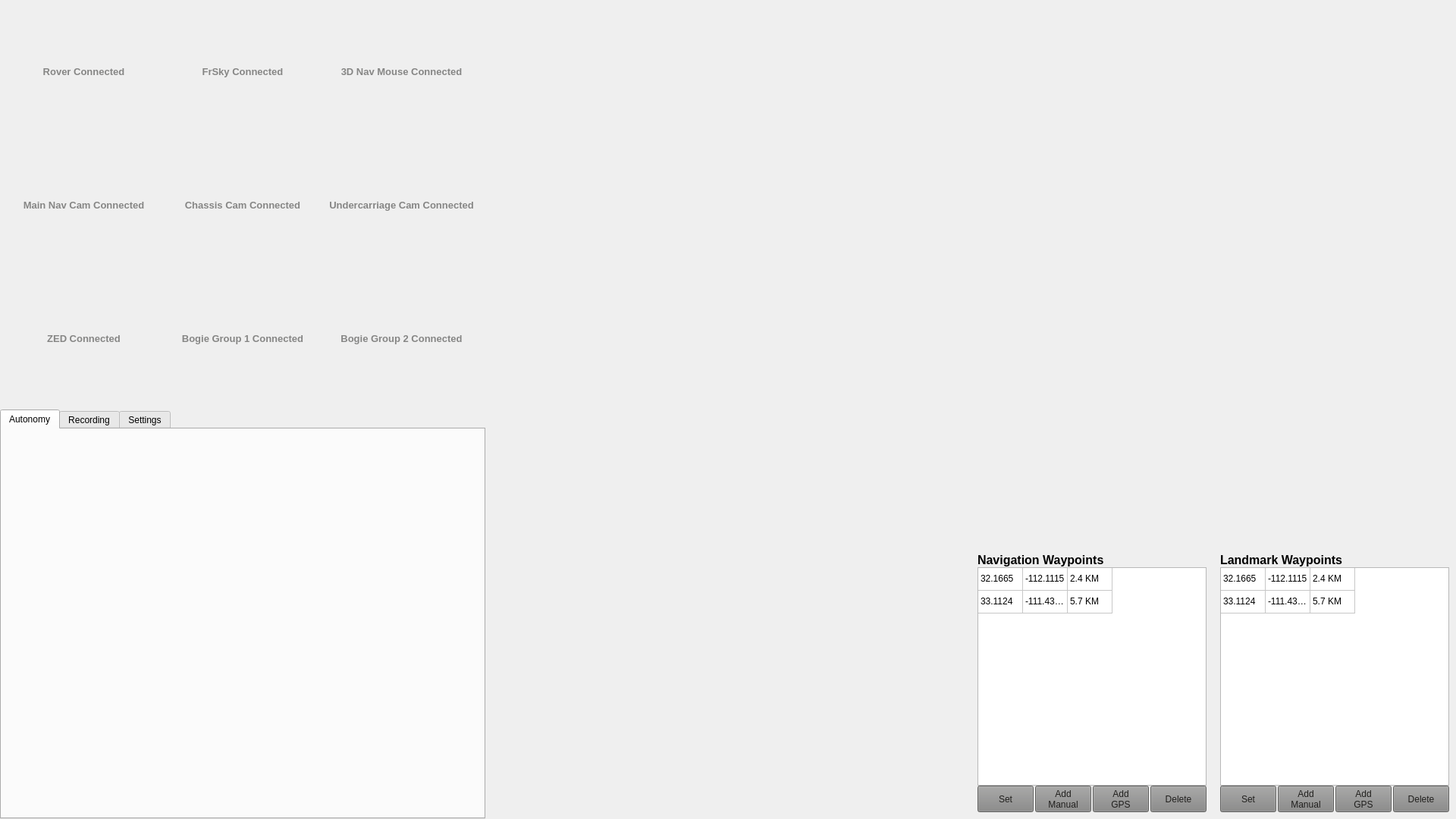
<?xml version="1.0" encoding="UTF-8"?>
<ui version="4.0">
 <class>MainWindow</class>
 <widget class="QMainWindow" name="MainWindow">
  <property name="geometry">
   <rect>
    <x>0</x>
    <y>0</y>
    <width>1920</width>
    <height>1080</height>
   </rect>
  </property>
  <property name="sizePolicy">
   <sizepolicy hsizetype="Fixed" vsizetype="Fixed">
    <horstretch>0</horstretch>
    <verstretch>0</verstretch>
   </sizepolicy>
  </property>
  <property name="minimumSize">
   <size>
    <width>1920</width>
    <height>1080</height>
   </size>
  </property>
  <property name="maximumSize">
   <size>
    <width>1920</width>
    <height>1080</height>
   </size>
  </property>
  <property name="windowTitle">
   <string>MainWindow</string>
  </property>
  <property name="windowOpacity">
   <double>1.000000000000000</double>
  </property>
  <widget class="QWidget" name="centralwidget">
   <layout class="QHBoxLayout" name="horizontalLayout">
    <property name="spacing">
     <number>0</number>
    </property>
    <property name="margin">
     <number>0</number>
    </property>
    <item>
     <layout class="QVBoxLayout" name="verticalLayout">
      <property name="spacing">
       <number>0</number>
      </property>
      <item>
       <widget class="QWidget" name="widget_4" native="true">
        <property name="sizePolicy">
         <sizepolicy hsizetype="Fixed" vsizetype="Fixed">
          <horstretch>0</horstretch>
          <verstretch>0</verstretch>
         </sizepolicy>
        </property>
        <property name="minimumSize">
         <size>
          <width>640</width>
          <height>540</height>
         </size>
        </property>
        <property name="maximumSize">
         <size>
          <width>640</width>
          <height>540</height>
         </size>
        </property>
        <layout class="QGridLayout" name="gridLayout_4">
         <item row="1" column="0">
          <widget class="QLabel" name="label_8">
           <property name="sizePolicy">
            <sizepolicy hsizetype="Preferred" vsizetype="Preferred">
             <horstretch>0</horstretch>
             <verstretch>0</verstretch>
            </sizepolicy>
           </property>
           <property name="minimumSize">
            <size>
             <width>0</width>
             <height>0</height>
            </size>
           </property>
           <property name="maximumSize">
            <size>
             <width>9999999</width>
             <height>9999999</height>
            </size>
           </property>
           <property name="font">
            <font>
             <pointsize>10</pointsize>
             <weight>75</weight>
             <bold>true</bold>
            </font>
           </property>
           <property name="autoFillBackground">
            <bool>false</bool>
           </property>
           <property name="styleSheet">
            <string notr="true">QLabel{
	color: #868685;
}</string>
           </property>
           <property name="text">
            <string>Main Nav Cam Connected</string>
           </property>
           <property name="alignment">
            <set>Qt::AlignCenter</set>
           </property>
          </widget>
         </item>
         <item row="2" column="0">
          <widget class="QLabel" name="label_7">
           <property name="sizePolicy">
            <sizepolicy hsizetype="Preferred" vsizetype="Preferred">
             <horstretch>0</horstretch>
             <verstretch>0</verstretch>
            </sizepolicy>
           </property>
           <property name="minimumSize">
            <size>
             <width>0</width>
             <height>0</height>
            </size>
           </property>
           <property name="maximumSize">
            <size>
             <width>9999999</width>
             <height>9999999</height>
            </size>
           </property>
           <property name="font">
            <font>
             <pointsize>10</pointsize>
             <weight>75</weight>
             <bold>true</bold>
            </font>
           </property>
           <property name="styleSheet">
            <string notr="true">QLabel{
	color: #868685;
}</string>
           </property>
           <property name="frameShape">
            <enum>QFrame::NoFrame</enum>
           </property>
           <property name="text">
            <string>ZED Connected</string>
           </property>
           <property name="alignment">
            <set>Qt::AlignCenter</set>
           </property>
          </widget>
         </item>
         <item row="0" column="0">
          <widget class="QLabel" name="label">
           <property name="sizePolicy">
            <sizepolicy hsizetype="Preferred" vsizetype="Preferred">
             <horstretch>0</horstretch>
             <verstretch>0</verstretch>
            </sizepolicy>
           </property>
           <property name="minimumSize">
            <size>
             <width>0</width>
             <height>0</height>
            </size>
           </property>
           <property name="maximumSize">
            <size>
             <width>9999999</width>
             <height>9999999</height>
            </size>
           </property>
           <property name="font">
            <font>
             <pointsize>10</pointsize>
             <weight>75</weight>
             <bold>true</bold>
            </font>
           </property>
           <property name="styleSheet">
            <string notr="true">QLabel{
	color: #868685;
}</string>
           </property>
           <property name="frameShape">
            <enum>QFrame::NoFrame</enum>
           </property>
           <property name="text">
            <string>Rover Connected</string>
           </property>
           <property name="alignment">
            <set>Qt::AlignCenter</set>
           </property>
          </widget>
         </item>
         <item row="0" column="1">
          <widget class="QLabel" name="label_4">
           <property name="sizePolicy">
            <sizepolicy hsizetype="Preferred" vsizetype="Preferred">
             <horstretch>0</horstretch>
             <verstretch>0</verstretch>
            </sizepolicy>
           </property>
           <property name="minimumSize">
            <size>
             <width>0</width>
             <height>0</height>
            </size>
           </property>
           <property name="maximumSize">
            <size>
             <width>9999999</width>
             <height>9999999</height>
            </size>
           </property>
           <property name="sizeIncrement">
            <size>
             <width>0</width>
             <height>0</height>
            </size>
           </property>
           <property name="font">
            <font>
             <pointsize>10</pointsize>
             <weight>75</weight>
             <bold>true</bold>
            </font>
           </property>
           <property name="styleSheet">
            <string notr="true">QLabel{
	color: #868685;
}</string>
           </property>
           <property name="text">
            <string>FrSky Connected</string>
           </property>
           <property name="alignment">
            <set>Qt::AlignCenter</set>
           </property>
          </widget>
         </item>
         <item row="1" column="1">
          <widget class="QLabel" name="label_9">
           <property name="sizePolicy">
            <sizepolicy hsizetype="Preferred" vsizetype="Preferred">
             <horstretch>0</horstretch>
             <verstretch>0</verstretch>
            </sizepolicy>
           </property>
           <property name="minimumSize">
            <size>
             <width>0</width>
             <height>0</height>
            </size>
           </property>
           <property name="maximumSize">
            <size>
             <width>9999999</width>
             <height>9999999</height>
            </size>
           </property>
           <property name="font">
            <font>
             <pointsize>10</pointsize>
             <weight>75</weight>
             <bold>true</bold>
            </font>
           </property>
           <property name="styleSheet">
            <string notr="true">QLabel{
	color: #868685;
}</string>
           </property>
           <property name="frameShape">
            <enum>QFrame::NoFrame</enum>
           </property>
           <property name="text">
            <string>Chassis Cam Connected</string>
           </property>
           <property name="alignment">
            <set>Qt::AlignCenter</set>
           </property>
          </widget>
         </item>
         <item row="1" column="2">
          <widget class="QLabel" name="label_10">
           <property name="sizePolicy">
            <sizepolicy hsizetype="Preferred" vsizetype="Preferred">
             <horstretch>0</horstretch>
             <verstretch>0</verstretch>
            </sizepolicy>
           </property>
           <property name="minimumSize">
            <size>
             <width>0</width>
             <height>0</height>
            </size>
           </property>
           <property name="maximumSize">
            <size>
             <width>9999999</width>
             <height>9999999</height>
            </size>
           </property>
           <property name="font">
            <font>
             <pointsize>10</pointsize>
             <weight>75</weight>
             <bold>true</bold>
            </font>
           </property>
           <property name="autoFillBackground">
            <bool>false</bool>
           </property>
           <property name="styleSheet">
            <string notr="true">QLabel{
	color: #868685;
}</string>
           </property>
           <property name="text">
            <string>Undercarriage Cam Connected</string>
           </property>
           <property name="alignment">
            <set>Qt::AlignCenter</set>
           </property>
          </widget>
         </item>
         <item row="0" column="2">
          <widget class="QLabel" name="label_5">
           <property name="sizePolicy">
            <sizepolicy hsizetype="Preferred" vsizetype="Preferred">
             <horstretch>0</horstretch>
             <verstretch>0</verstretch>
            </sizepolicy>
           </property>
           <property name="minimumSize">
            <size>
             <width>0</width>
             <height>0</height>
            </size>
           </property>
           <property name="maximumSize">
            <size>
             <width>9999999</width>
             <height>9999999</height>
            </size>
           </property>
           <property name="font">
            <font>
             <pointsize>10</pointsize>
             <weight>75</weight>
             <bold>true</bold>
            </font>
           </property>
           <property name="autoFillBackground">
            <bool>false</bool>
           </property>
           <property name="styleSheet">
            <string notr="true">QLabel{
	color: #868685;
}</string>
           </property>
           <property name="text">
            <string>3D Nav Mouse Connected</string>
           </property>
           <property name="alignment">
            <set>Qt::AlignCenter</set>
           </property>
          </widget>
         </item>
         <item row="2" column="1">
          <widget class="QLabel" name="label_11">
           <property name="sizePolicy">
            <sizepolicy hsizetype="Preferred" vsizetype="Preferred">
             <horstretch>0</horstretch>
             <verstretch>0</verstretch>
            </sizepolicy>
           </property>
           <property name="minimumSize">
            <size>
             <width>0</width>
             <height>0</height>
            </size>
           </property>
           <property name="maximumSize">
            <size>
             <width>9999999</width>
             <height>9999999</height>
            </size>
           </property>
           <property name="sizeIncrement">
            <size>
             <width>0</width>
             <height>0</height>
            </size>
           </property>
           <property name="font">
            <font>
             <pointsize>10</pointsize>
             <weight>75</weight>
             <bold>true</bold>
            </font>
           </property>
           <property name="styleSheet">
            <string notr="true">QLabel{
	color: #868685;
}</string>
           </property>
           <property name="text">
            <string>Bogie Group 1 Connected</string>
           </property>
           <property name="alignment">
            <set>Qt::AlignCenter</set>
           </property>
          </widget>
         </item>
         <item row="2" column="2">
          <widget class="QLabel" name="label_6">
           <property name="sizePolicy">
            <sizepolicy hsizetype="Preferred" vsizetype="Preferred">
             <horstretch>0</horstretch>
             <verstretch>0</verstretch>
            </sizepolicy>
           </property>
           <property name="minimumSize">
            <size>
             <width>0</width>
             <height>0</height>
            </size>
           </property>
           <property name="maximumSize">
            <size>
             <width>9999999</width>
             <height>9999999</height>
            </size>
           </property>
           <property name="sizeIncrement">
            <size>
             <width>0</width>
             <height>0</height>
            </size>
           </property>
           <property name="font">
            <font>
             <pointsize>10</pointsize>
             <weight>75</weight>
             <bold>true</bold>
            </font>
           </property>
           <property name="styleSheet">
            <string notr="true">QLabel{
	color: #868685;
}</string>
           </property>
           <property name="text">
            <string>Bogie Group 2 Connected</string>
           </property>
           <property name="alignment">
            <set>Qt::AlignCenter</set>
           </property>
          </widget>
         </item>
        </layout>
       </widget>
      </item>
      <item>
       <widget class="QTabWidget" name="tabWidget">
        <property name="sizePolicy">
         <sizepolicy hsizetype="Fixed" vsizetype="Fixed">
          <horstretch>0</horstretch>
          <verstretch>0</verstretch>
         </sizepolicy>
        </property>
        <property name="minimumSize">
         <size>
          <width>640</width>
          <height>540</height>
         </size>
        </property>
        <property name="maximumSize">
         <size>
          <width>640</width>
          <height>540</height>
         </size>
        </property>
        <property name="currentIndex">
         <number>0</number>
        </property>
        <widget class="QWidget" name="tab_3">
         <attribute name="title">
          <string>Autonomy</string>
         </attribute>
        </widget>
        <widget class="QWidget" name="tab">
         <attribute name="title">
          <string>Recording</string>
         </attribute>
        </widget>
        <widget class="QWidget" name="tab_2">
         <attribute name="title">
          <string>Settings</string>
         </attribute>
        </widget>
       </widget>
      </item>
     </layout>
    </item>
    <item>
     <layout class="QVBoxLayout" name="verticalLayout_2">
      <property name="spacing">
       <number>0</number>
      </property>
      <item>
       <widget class="QLabel" name="mapping_label">
        <property name="sizePolicy">
         <sizepolicy hsizetype="Fixed" vsizetype="Fixed">
          <horstretch>0</horstretch>
          <verstretch>0</verstretch>
         </sizepolicy>
        </property>
        <property name="minimumSize">
         <size>
          <width>1280</width>
          <height>720</height>
         </size>
        </property>
        <property name="maximumSize">
         <size>
          <width>1280</width>
          <height>720</height>
         </size>
        </property>
        <property name="text">
         <string/>
        </property>
       </widget>
      </item>
      <item>
       <layout class="QHBoxLayout" name="horizontalLayout_2">
        <property name="spacing">
         <number>0</number>
        </property>
        <item>
         <widget class="QWidget" name="widget" native="true">
          <property name="sizePolicy">
           <sizepolicy hsizetype="Fixed" vsizetype="Fixed">
            <horstretch>0</horstretch>
            <verstretch>0</verstretch>
           </sizepolicy>
          </property>
          <property name="minimumSize">
           <size>
            <width>640</width>
            <height>360</height>
           </size>
          </property>
          <property name="maximumSize">
           <size>
            <width>640</width>
            <height>360</height>
           </size>
          </property>
          <layout class="QGridLayout" name="gridLayout">
           <property name="margin">
            <number>0</number>
           </property>
           <property name="spacing">
            <number>0</number>
           </property>
          </layout>
         </widget>
        </item>
        <item>
         <widget class="QWidget" name="widget_3" native="true">
          <property name="sizePolicy">
           <sizepolicy hsizetype="Fixed" vsizetype="Fixed">
            <horstretch>0</horstretch>
            <verstretch>0</verstretch>
           </sizepolicy>
          </property>
          <property name="minimumSize">
           <size>
            <width>320</width>
            <height>360</height>
           </size>
          </property>
          <property name="maximumSize">
           <size>
            <width>320</width>
            <height>360</height>
           </size>
          </property>
          <layout class="QGridLayout" name="gridLayout_2">
           <item row="0" column="0">
            <layout class="QVBoxLayout" name="verticalLayout_4">
             <property name="spacing">
              <number>0</number>
             </property>
             <item>
              <widget class="QLabel" name="label_2">
               <property name="font">
                <font>
                 <pointsize>12</pointsize>
                 <weight>75</weight>
                 <bold>true</bold>
                </font>
               </property>
               <property name="text">
                <string>Navigation Waypoints</string>
               </property>
              </widget>
             </item>
             <item>
              <widget class="QTableWidget" name="tableWidget">
               <property name="styleSheet">
                <string notr="true">QTableView{
	selection-background-color: #DE8D47;
}

QTableView QHeaderView{
	background-color: #201F1D;
}

QTableView QHeaderView::section{
	background-color: #201F1D;
}

QTableView QTableCornerButton::section{
	background-color: #201F1D;
}</string>
               </property>
               <property name="horizontalScrollBarPolicy">
                <enum>Qt::ScrollBarAlwaysOff</enum>
               </property>
               <property name="alternatingRowColors">
                <bool>false</bool>
               </property>
               <property name="selectionMode">
                <enum>QAbstractItemView::ExtendedSelection</enum>
               </property>
               <property name="selectionBehavior">
                <enum>QAbstractItemView::SelectRows</enum>
               </property>
               <property name="cornerButtonEnabled">
                <bool>false</bool>
               </property>
               <attribute name="horizontalHeaderVisible">
                <bool>false</bool>
               </attribute>
               <attribute name="horizontalHeaderCascadingSectionResizes">
                <bool>false</bool>
               </attribute>
               <attribute name="horizontalHeaderDefaultSectionSize">
                <number>59</number>
               </attribute>
               <attribute name="horizontalHeaderMinimumSectionSize">
                <number>53</number>
               </attribute>
               <attribute name="verticalHeaderVisible">
                <bool>false</bool>
               </attribute>
               <attribute name="verticalHeaderCascadingSectionResizes">
                <bool>false</bool>
               </attribute>
               <attribute name="verticalHeaderDefaultSectionSize">
                <number>30</number>
               </attribute>
               <row>
                <property name="text">
                 <string>1</string>
                </property>
               </row>
               <row>
                <property name="text">
                 <string>2</string>
                </property>
               </row>
               <column>
                <property name="text">
                 <string>LAT</string>
                </property>
               </column>
               <column>
                <property name="text">
                 <string>LON</string>
                </property>
               </column>
               <column>
                <property name="text">
                 <string>DIST</string>
                </property>
               </column>
               <item row="0" column="0">
                <property name="text">
                 <string>32.1665</string>
                </property>
               </item>
               <item row="0" column="1">
                <property name="text">
                 <string>-112.1115</string>
                </property>
               </item>
               <item row="0" column="2">
                <property name="text">
                 <string>2.4 KM</string>
                </property>
               </item>
               <item row="1" column="0">
                <property name="text">
                 <string>33.1124</string>
                </property>
               </item>
               <item row="1" column="1">
                <property name="text">
                 <string>-111.4334</string>
                </property>
               </item>
               <item row="1" column="2">
                <property name="text">
                 <string>5.7 KM</string>
                </property>
               </item>
              </widget>
             </item>
             <item>
              <layout class="QHBoxLayout" name="horizontalLayout_8">
               <property name="spacing">
                <number>2</number>
               </property>
               <item>
                <widget class="QPushButton" name="pushButton_2">
                 <property name="sizePolicy">
                  <sizepolicy hsizetype="Fixed" vsizetype="Fixed">
                   <horstretch>0</horstretch>
                   <verstretch>0</verstretch>
                  </sizepolicy>
                 </property>
                 <property name="minimumSize">
                  <size>
                   <width>65</width>
                   <height>35</height>
                  </size>
                 </property>
                 <property name="styleSheet">
                  <string notr="true">QPushButton{
	color: #201F1D;
	background-color: #868685;
}</string>
                 </property>
                 <property name="text">
                  <string>Set</string>
                 </property>
                </widget>
               </item>
               <item>
                <widget class="QPushButton" name="pushButton">
                 <property name="sizePolicy">
                  <sizepolicy hsizetype="Fixed" vsizetype="Fixed">
                   <horstretch>0</horstretch>
                   <verstretch>0</verstretch>
                  </sizepolicy>
                 </property>
                 <property name="minimumSize">
                  <size>
                   <width>65</width>
                   <height>35</height>
                  </size>
                 </property>
                 <property name="styleSheet">
                  <string notr="true">QPushButton{
	color: #201F1D;
	background-color: #868685;
}</string>
                 </property>
                 <property name="text">
                  <string>Add
Manual</string>
                 </property>
                </widget>
               </item>
               <item>
                <widget class="QPushButton" name="pushButton_4">
                 <property name="sizePolicy">
                  <sizepolicy hsizetype="Fixed" vsizetype="Fixed">
                   <horstretch>0</horstretch>
                   <verstretch>0</verstretch>
                  </sizepolicy>
                 </property>
                 <property name="minimumSize">
                  <size>
                   <width>65</width>
                   <height>35</height>
                  </size>
                 </property>
                 <property name="styleSheet">
                  <string notr="true">QPushButton{
	color: #201F1D;
	background-color: #868685;
}</string>
                 </property>
                 <property name="text">
                  <string>Add
GPS</string>
                 </property>
                </widget>
               </item>
               <item>
                <widget class="QPushButton" name="pushButton_3">
                 <property name="sizePolicy">
                  <sizepolicy hsizetype="Fixed" vsizetype="Fixed">
                   <horstretch>0</horstretch>
                   <verstretch>0</verstretch>
                  </sizepolicy>
                 </property>
                 <property name="minimumSize">
                  <size>
                   <width>65</width>
                   <height>35</height>
                  </size>
                 </property>
                 <property name="styleSheet">
                  <string notr="true">QPushButton{
	color: #201F1D;
	background-color: #868685;
}</string>
                 </property>
                 <property name="text">
                  <string>Delete</string>
                 </property>
                </widget>
               </item>
              </layout>
             </item>
            </layout>
           </item>
          </layout>
         </widget>
        </item>
        <item>
         <widget class="QWidget" name="widget_2" native="true">
          <property name="sizePolicy">
           <sizepolicy hsizetype="Fixed" vsizetype="Fixed">
            <horstretch>0</horstretch>
            <verstretch>0</verstretch>
           </sizepolicy>
          </property>
          <property name="minimumSize">
           <size>
            <width>320</width>
            <height>360</height>
           </size>
          </property>
          <property name="maximumSize">
           <size>
            <width>320</width>
            <height>360</height>
           </size>
          </property>
          <layout class="QGridLayout" name="gridLayout_3">
           <item row="0" column="0">
            <layout class="QVBoxLayout" name="verticalLayout_5">
             <property name="spacing">
              <number>0</number>
             </property>
             <item>
              <widget class="QLabel" name="label_3">
               <property name="font">
                <font>
                 <pointsize>12</pointsize>
                 <weight>75</weight>
                 <bold>true</bold>
                </font>
               </property>
               <property name="text">
                <string>Landmark Waypoints</string>
               </property>
              </widget>
             </item>
             <item>
              <widget class="QTableWidget" name="tableWidget_2">
               <property name="styleSheet">
                <string notr="true">QTableView{
	selection-background-color: #DE8D47;
}

QTableView QHeaderView{
	background-color: #201F1D;
}

QTableView QHeaderView::section{
	background-color: #201F1D;
}

QTableView QTableCornerButton::section{
	background-color: #201F1D;
}</string>
               </property>
               <property name="horizontalScrollBarPolicy">
                <enum>Qt::ScrollBarAlwaysOff</enum>
               </property>
               <property name="alternatingRowColors">
                <bool>false</bool>
               </property>
               <property name="selectionMode">
                <enum>QAbstractItemView::ExtendedSelection</enum>
               </property>
               <property name="selectionBehavior">
                <enum>QAbstractItemView::SelectRows</enum>
               </property>
               <property name="cornerButtonEnabled">
                <bool>false</bool>
               </property>
               <attribute name="horizontalHeaderVisible">
                <bool>false</bool>
               </attribute>
               <attribute name="horizontalHeaderCascadingSectionResizes">
                <bool>false</bool>
               </attribute>
               <attribute name="horizontalHeaderDefaultSectionSize">
                <number>59</number>
               </attribute>
               <attribute name="horizontalHeaderMinimumSectionSize">
                <number>53</number>
               </attribute>
               <attribute name="verticalHeaderVisible">
                <bool>false</bool>
               </attribute>
               <attribute name="verticalHeaderCascadingSectionResizes">
                <bool>false</bool>
               </attribute>
               <attribute name="verticalHeaderDefaultSectionSize">
                <number>30</number>
               </attribute>
               <row>
                <property name="text">
                 <string>1</string>
                </property>
               </row>
               <row>
                <property name="text">
                 <string>2</string>
                </property>
               </row>
               <column>
                <property name="text">
                 <string>LAT</string>
                </property>
               </column>
               <column>
                <property name="text">
                 <string>LON</string>
                </property>
               </column>
               <column>
                <property name="text">
                 <string>DIST</string>
                </property>
               </column>
               <item row="0" column="0">
                <property name="text">
                 <string>32.1665</string>
                </property>
               </item>
               <item row="0" column="1">
                <property name="text">
                 <string>-112.1115</string>
                </property>
               </item>
               <item row="0" column="2">
                <property name="text">
                 <string>2.4 KM</string>
                </property>
               </item>
               <item row="1" column="0">
                <property name="text">
                 <string>33.1124</string>
                </property>
               </item>
               <item row="1" column="1">
                <property name="text">
                 <string>-111.4334</string>
                </property>
               </item>
               <item row="1" column="2">
                <property name="text">
                 <string>5.7 KM</string>
                </property>
               </item>
              </widget>
             </item>
             <item>
              <layout class="QHBoxLayout" name="horizontalLayout_9">
               <property name="spacing">
                <number>2</number>
               </property>
               <item>
                <widget class="QPushButton" name="pushButton_5">
                 <property name="sizePolicy">
                  <sizepolicy hsizetype="Fixed" vsizetype="Fixed">
                   <horstretch>0</horstretch>
                   <verstretch>0</verstretch>
                  </sizepolicy>
                 </property>
                 <property name="minimumSize">
                  <size>
                   <width>65</width>
                   <height>35</height>
                  </size>
                 </property>
                 <property name="styleSheet">
                  <string notr="true">QPushButton{
	color: #201F1D;
	background-color: #868685;
}</string>
                 </property>
                 <property name="text">
                  <string>Set</string>
                 </property>
                </widget>
               </item>
               <item>
                <widget class="QPushButton" name="pushButton_6">
                 <property name="sizePolicy">
                  <sizepolicy hsizetype="Fixed" vsizetype="Fixed">
                   <horstretch>0</horstretch>
                   <verstretch>0</verstretch>
                  </sizepolicy>
                 </property>
                 <property name="minimumSize">
                  <size>
                   <width>65</width>
                   <height>35</height>
                  </size>
                 </property>
                 <property name="styleSheet">
                  <string notr="true">QPushButton{
	color: #201F1D;
	background-color: #868685;
}</string>
                 </property>
                 <property name="text">
                  <string>Add
Manual</string>
                 </property>
                </widget>
               </item>
               <item>
                <widget class="QPushButton" name="pushButton_7">
                 <property name="sizePolicy">
                  <sizepolicy hsizetype="Fixed" vsizetype="Fixed">
                   <horstretch>0</horstretch>
                   <verstretch>0</verstretch>
                  </sizepolicy>
                 </property>
                 <property name="minimumSize">
                  <size>
                   <width>65</width>
                   <height>35</height>
                  </size>
                 </property>
                 <property name="styleSheet">
                  <string notr="true">QPushButton{
	color: #201F1D;
	background-color: #868685;
}</string>
                 </property>
                 <property name="text">
                  <string>Add
GPS</string>
                 </property>
                </widget>
               </item>
               <item>
                <widget class="QPushButton" name="pushButton_8">
                 <property name="sizePolicy">
                  <sizepolicy hsizetype="Fixed" vsizetype="Fixed">
                   <horstretch>0</horstretch>
                   <verstretch>0</verstretch>
                  </sizepolicy>
                 </property>
                 <property name="minimumSize">
                  <size>
                   <width>65</width>
                   <height>35</height>
                  </size>
                 </property>
                 <property name="styleSheet">
                  <string notr="true">QPushButton{
	color: #201F1D;
	background-color: #868685;
}</string>
                 </property>
                 <property name="text">
                  <string>Delete</string>
                 </property>
                </widget>
               </item>
              </layout>
             </item>
            </layout>
           </item>
          </layout>
         </widget>
        </item>
       </layout>
      </item>
     </layout>
    </item>
   </layout>
  </widget>
 </widget>
 <resources/>
 <connections/>
</ui>
